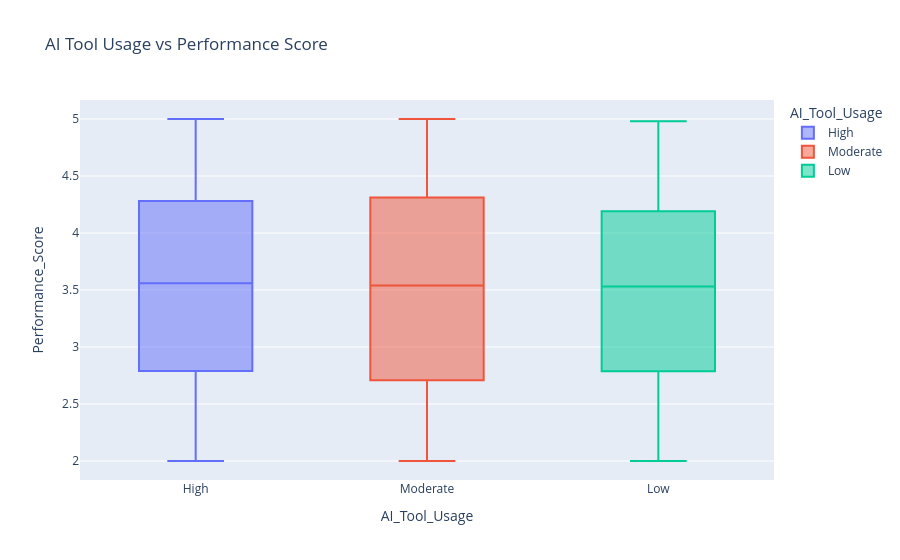

Notebook source saved alongside this figure:
### Markdown cell above
#### Insight

##### A larger proportion of positive hiring trends indicates continued workforce expansion in sectors with growing AI adoption and future demand.

### Code cell
# AI Tool Usage vs Performance

fig = px.box(
    df,
    x='AI_Tool_Usage',
    y='Performance_Score',
    color='AI_Tool_Usage',
    title='AI Tool Usage vs Performance Score'
)

fig.show()

### Figure 1 — Plotly figure (JSON) as saved in the notebook; plotly's stock layout.template omitted (floating-point values rounded to 4 significant figures; data arrays with more than 128 entries replaced by an {"elided": "..."} marker saying what was removed)
{"data": [{"alignmentgroup": "True", "hovertemplate": "AI_Tool_Usage=%{x}<br>Performance_Score=%{y}<extra></extra>", "legendgroup": "High", "marker": {"color": "#636efa"}, "name": "High", "notched": false, "offsetgroup": "High", "orientation": "v", "showlegend": true, "type": "box", "x": {"elided": "1014 str values"}, "x0": " ", "xaxis": "x", "y": {"elided": "1014 float values"}, "y0": " ", "yaxis": "y"}, {"alignmentgroup": "True", "hovertemplate": "AI_Tool_Usage=%{x}<br>Performance_Score=%{y}<extra></extra>", "legendgroup": "Moderate", "marker": {"color": "#EF553B"}, "name": "Moderate", "notched": false, "offsetgroup": "Moderate", "orientation": "v", "showlegend": true, "type": "box", "x": {"elided": "953 str values"}, "x0": " ", "xaxis": "x", "y": {"elided": "953 float values"}, "y0": " ", "yaxis": "y"}, {"alignmentgroup": "True", "hovertemplate": "AI_Tool_Usage=%{x}<br>Performance_Score=%{y}<extra></extra>", "legendgroup": "Low", "marker": {"color": "#00cc96"}, "name": "Low", "notched": false, "offsetgroup": "Low", "orientation": "v", "showlegend": true, "type": "box", "x": {"elided": "1033 str values"}, "x0": " ", "xaxis": "x", "y": {"elided": "1033 float values"}, "y0": " ", "yaxis": "y"}], "layout": {"boxmode": "overlay", "legend": {"title": {"text": "AI_Tool_Usage"}, "tracegroupgap": 0}, "title": {"text": "AI Tool Usage vs Performance Score"}, "xaxis": {"anchor": "y", "categoryarray": ["High", "Moderate", "Low"], "categoryorder": "array", "domain": [0, 1], "title": {"text": "AI_Tool_Usage"}}, "yaxis": {"anchor": "x", "domain": [0, 1], "title": {"text": "Performance_Score"}}}}
